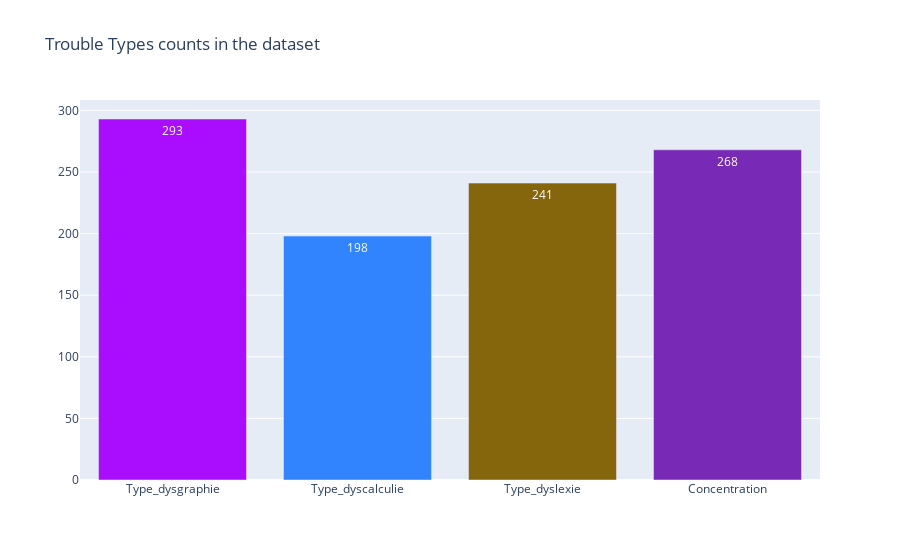

Notebook cell for this chart:
### Code cell
labels = set(Trouble_df['TypeTrouble'])
labels_val = list(Trouble_df['TypeTrouble'])
types = {}
for i in labels :
    types[i]= labels_val.count(i)
colors= px.colors.qualitative.Alphabet
fig = (go.Figure([go.Bar(x=list(types.keys()), y=list(types.values()),text=list(types.values()),textposition='auto',marker_color=colors)]))
fig.update_layout( title="Trouble Types counts in the dataset ")
fig.show()

### Figure 1 — Plotly figure (JSON) as saved in the notebook; plotly's stock layout.template omitted (floating-point values rounded to 4 significant figures)
{"data": [{"marker": {"color": ["#AA0DFE", "#3283FE", "#85660D", "#782AB6", "#565656", "#1C8356", "#16FF32", "#F7E1A0", "#E2E2E2", "#1CBE4F", "#C4451C", "#DEA0FD", "#FE00FA", "#325A9B", "#FEAF16", "#F8A19F", "#90AD1C", "#F6222E", "#1CFFCE", "#2ED9FF", "#B10DA1", "#C075A6", "#FC1CBF", "#B00068", "#FBE426", "#FA0087"]}, "text": ["293", "198", "241", "268"], "textposition": "auto", "type": "bar", "x": ["Type_dysgraphie", "Type_dyscalculie", "Type_dyslexie", "Concentration"], "y": [293, 198, 241, 268]}], "layout": {"title": {"text": "Trouble Types counts in the dataset "}}}
